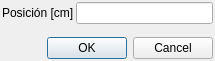
<?xml version="1.0" encoding="UTF-8"?>
<ui version="4.0">
 <class>DlgNuevoApoyo</class>
 <widget class="QDialog" name="DlgNuevoApoyo">
  <property name="geometry">
   <rect>
    <x>0</x>
    <y>0</y>
    <width>215</width>
    <height>61</height>
   </rect>
  </property>
  <property name="windowTitle">
   <string>Dialog</string>
  </property>
  <layout class="QVBoxLayout" name="verticalLayout">
   <property name="spacing">
    <number>2</number>
   </property>
   <property name="leftMargin">
    <number>2</number>
   </property>
   <property name="topMargin">
    <number>2</number>
   </property>
   <property name="rightMargin">
    <number>2</number>
   </property>
   <property name="bottomMargin">
    <number>2</number>
   </property>
   <item>
    <layout class="QFormLayout" name="formLayout">
     <property name="horizontalSpacing">
      <number>2</number>
     </property>
     <property name="verticalSpacing">
      <number>2</number>
     </property>
     <item row="0" column="0">
      <widget class="QLabel" name="label">
       <property name="text">
        <string>Posición [cm]</string>
       </property>
      </widget>
     </item>
     <item row="0" column="1">
      <widget class="QLineEdit" name="txtPosicion"/>
     </item>
    </layout>
   </item>
   <item>
    <widget class="QDialogButtonBox" name="buttonBox">
     <property name="orientation">
      <enum>Qt::Horizontal</enum>
     </property>
     <property name="standardButtons">
      <set>QDialogButtonBox::Cancel|QDialogButtonBox::Ok</set>
     </property>
    </widget>
   </item>
  </layout>
 </widget>
 <resources/>
 <connections>
  <connection>
   <sender>buttonBox</sender>
   <signal>accepted()</signal>
   <receiver>DlgNuevoApoyo</receiver>
   <slot>accept()</slot>
   <hints>
    <hint type="sourcelabel">
     <x>248</x>
     <y>254</y>
    </hint>
    <hint type="destinationlabel">
     <x>157</x>
     <y>274</y>
    </hint>
   </hints>
  </connection>
  <connection>
   <sender>buttonBox</sender>
   <signal>rejected()</signal>
   <receiver>DlgNuevoApoyo</receiver>
   <slot>reject()</slot>
   <hints>
    <hint type="sourcelabel">
     <x>316</x>
     <y>260</y>
    </hint>
    <hint type="destinationlabel">
     <x>286</x>
     <y>274</y>
    </hint>
   </hints>
  </connection>
 </connections>
</ui>
